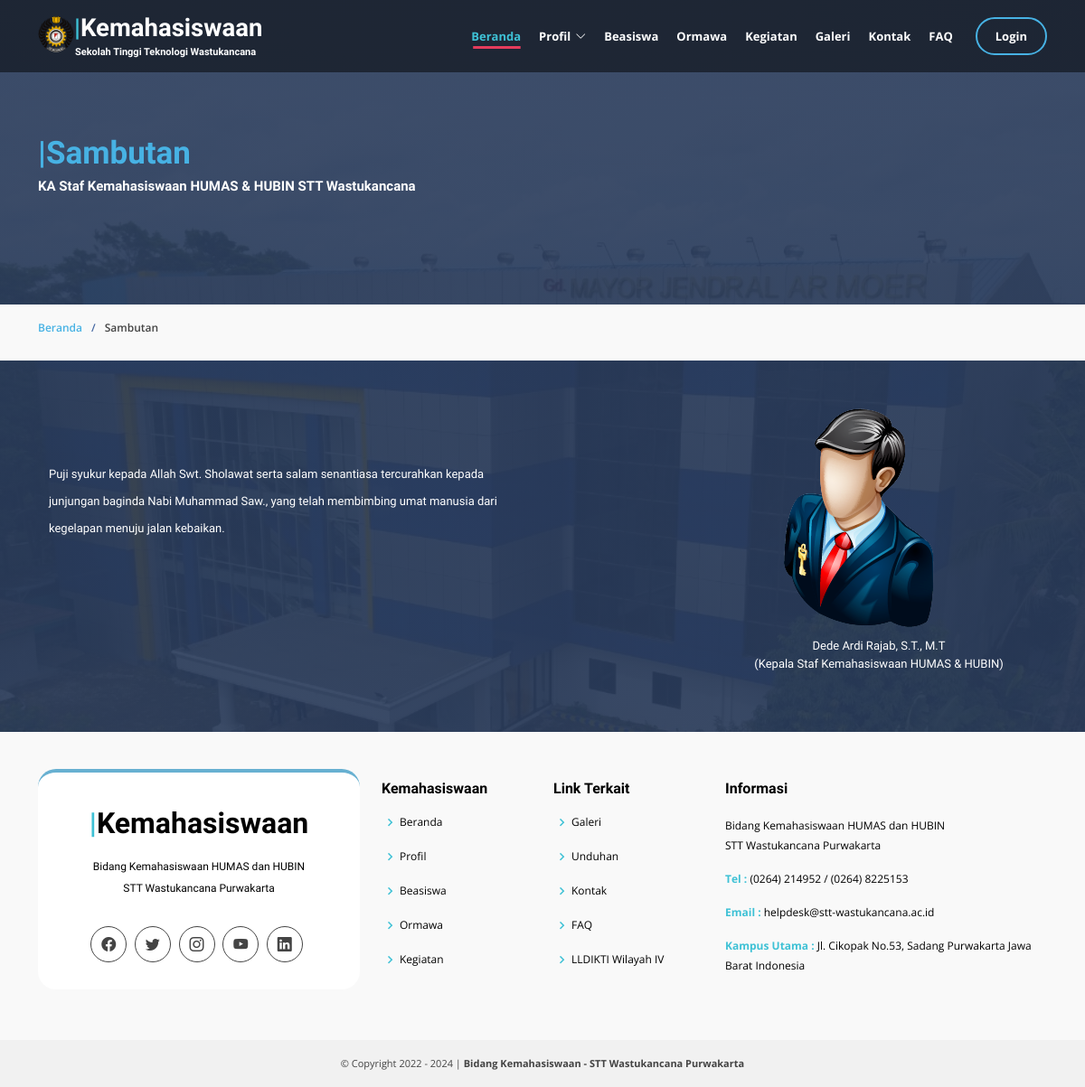
/index.php/sambutan, run on the app's committed database.
### tables this page shows
CREATE TABLE `sambutan` (
  `id_sambutan` int(11) NOT NULL,
  `nama` varchar(100) NOT NULL,
  `sambutan` text NOT NULL,
  `foto` varchar(255) NOT NULL,
  `tanggal` timestamp NOT NULL DEFAULT current_timestamp() ON UPDATE current_timestamp()
);

### application/controllers/Sambutan.php (called while the page is built, shortened)
<?php
class Sambutan extends CI_Controller {
	function __construct() {
        $this->load->model('m_post');
    }
	public function index()
	{
		$data['sambutan']=$this->m_post->get_data_sambutan_post();
		$this->load->view('profil/v_sambutan', $data);
	}
}

### index.php (called while the page is built, shortened)
<?php
require_once BASEPATH.'core/CodeIgniter.php';

### application/models/m_post.php (called while the page is built, shortened)
<?php
class M_post extends CI_Model{
	public function get_data_sambutan_post()
	{
		$data=$this->db->query("SELECT id_sambutan,nama,sambutan,foto,tanggal AS tanggal,foto,sambutan,nama FROM sambutan ORDER BY id_sambutan DESC limit 1");
		return $data;
	}
}
?>

### application/views/profil/v_sambutan.php (the view, shortened to what this page needs)
?><!DOCTYPE html>
<html lang="en">
<head>
</head>
<body>
    <section id="cta" class="cta">
      <div class="container" data-aos="zoom-in">
        <div class="row">
          <div class="col-lg-9 text-center text-lg-start">
            <h2><a href="#"><span>|</span>Sambutan</a></h2>
            <h3>KA Staf Kemahasiswaan HUMAS & HUBIN STT Wastukancana</h3>
          </div>
        </div>
      </div>
    </section>
    <section id="breadcrumbs" class="breadcrumbs">
      <div class="container"  data-aos="zoom-in">
        <ol>
          <li><a href="<?php echo base_url().'beranda'?>">Beranda</a></li>
          <li>Sambutan</li>
        </ol>
      </div>
    </section>
    <section id="ctaa" class="ctaa">
      <div class="container" data-aos="zoom-in">
        <?php
          foreach ($sambutan->result_array() as $s) :
            $sambutan_nama=$s['nama'];
            $sambutan_isi=$s['sambutan'];
            $sambutan_foto=$s['foto'];
        ?>
        <div class="container">
          <div class="row">
            <div class="col-lg-8 pt-5 pt-lg-0 order-2 order-lg-1 d-flex flex-column justify-content-center" data-aos="fade-up" data-aos-delay="400">
              <h5><?php echo $sambutan_isi;?></h5>
            </div>
            <div class="col-lg-4 order-1 order-lg-2 hero-img" data-aos="fade-left" data-aos-delay="200">
              <center><img src="<?php echo base_url().'theme/assets/img/hero/'.$sambutan_foto;?>" class="img-fluid animated" alt="">
              <h6><?php echo $sambutan_nama;?>
              <br>(Kepala Staf Kemahasiswaan HUMAS & HUBIN)</h6></center>
            </div>
          </div>
        </div>
      <?php endforeach;?>
      </div>
    </section>
</body>
</html>

### theme/assets/css/variables.css (style rules this page uses)
:root { --font-default: 'Open Sans', system-ui, -apple-system, "Segoe UI", Roboto, "Helvetica Neue", Arial, "Noto Sans", "Liberation Sans", sans-serif, "Apple Color Emoji", "Segoe UI Emoji", "Segoe UI Symbol", "Noto Color Emoji"; --font-primary: 'Source Sans Pro', sans-serif; --font-secondary: 'Poppins', sans-serif; --color-default: #1a1f24; --color-default-rgb: 26, 31, 36; --color-links: #0ea2bd; --color-links-hover: #1ec3e0; --color-primary: #0ea2bd; --color-primary-light: #1ec3e0; --color-primary-dark: #0189a1; --color-primary-rgb: 14, 162, 189; --color-primary-light-rgb: 30, 195, 224; --color-primary-dark-rgb: 1, 137, 161; --color-secondary: #485664; --color-secondary-light: #8f9fae; --color-secondary-dark: #3a4753; --color-secondary-rgb: 72, 86, 100; --color-secondary-light-rgb: 143, 159, 174; --color-secondary-dark-rgb: 58, 71, 83; --color-blue: #0d6efd; --color-blue-rgb: 13, 110, 253; --color-indigo: #6610f2; --color-indigo-rgb: 102, 16, 242; --color-purple: #6f42c1; --color-purple-rgb: 111, 66, 193; --color-pink: #f3268c; --color-pink-rgb: 243, 38, 140; --color-red: #df1529; --color-red-rgb: 223, 21, 4; --color-orange: #fd7e14; --color-orange-rgb: 253, 126, 20; --color-yellow: #ffc107; --color-yellow-rgb: 255, 193, 7; --color-green: #059652; --color-green-rgb: 5, 150, 82; --color-teal: #20c997; --color-teal-rgb: 32, 201, 151; --color-cyan: #0dcaf0; --color-cyan-rgb: 13, 202, 240; --color-white: #ffffff; --color-white-rgb: 255, 255, 255; --color-gray: #6c757d; --color-gray-rgb: 108, 117, 125; --color-black: #000000; --color-black-rgb: 0, 0, 0; }
:root { --bs-blue: var(--color-blue); --bs-indigo: var(--color-indigo); --bs-purple: var(--color-purple); --bs-pink: var(--color-pink); --bs-red: var(--color-red); --bs-orange: var(--color-orange); --bs-yellow: var(--color-yellow); --bs-green: var(--color-green); --bs-teal: var(--color-teal); --bs-cyan: var(--color-cyan); --bs-white: var(--color-white); --bs-gray: var(--color-gray); --bs-gray-dark: #343a40; --bs-gray-100: #f8f9fa; --bs-gray-200: #e9ecef; --bs-gray-300: #dee2e6; --bs-gray-400: #ced4da; --bs-gray-500: #adb5bd; --bs-gray-600: #6c757d; --bs-gray-700: #495057; --bs-gray-800: #343a40; --bs-gray-900: #212529; --bs-primary: var(--color-blue); --bs-secondary: var(--color-blue); --bs-success: #198754; --bs-info: #0dcaf0; --bs-warning: #ffc107; --bs-danger: #dc3545; --bs-light: #f8f9fa; --bs-dark: #212529; --bs-primary-rgb: var(--color-primary-rgb); --bs-secondary-rgb: var(--color-secondary-rgb); --bs-success-rgb: 25, 135, 84; --bs-info-rgb: 13, 202, 240; --bs-warning-rgb: 255, 193, 7; --bs-danger-rgb: 220, 53, 69; --bs-light-rgb: 248, 249, 250; --bs-dark-rgb: 33, 37, 41; --bs-white-rgb: var(--color-white-rgb); --bs-black-rgb: var(--color-black-rgb); --bs-body-color-rgb: var(--color-default-rgb); --bs-body-bg-rgb: 255, 255, 255; --bs-font-sans-serif: var(--font-default); --bs-font-monospace: SFMono-Regular, Menlo, Monaco, Consolas, "Liberation Mono", "Courier New", monospace; --bs-gradient: linear-gradient(180deg, rgba(255, 255, 255, 0.15), rgba(255, 255, 255, 0)); --bs-body-font-family: var(--font-default); --bs-body-font-size: 1rem; --bs-body-font-weight: 400; --bs-body-line-height: 1.5; --bs-body-color: var(--color-default); --bs-body-bg: #fff; }

### theme/assets/css/style1.css (style rules this page uses)
html, body { height: 100%; }
img { max-width: 100%; height: auto; }
p { margin: 0 0 15px; color: #444; }
h1, h2, h3, h4, h5, h6 { font-family: 'Raleway', sans-serif; margin: 0 0 15px; color: #444; font-weight: 500; }
h2 { font-size: 38px; line-height: 40px; }
h3 { font-size: 30px; line-height: 32px; }
h5 { font-size: 20px; line-height: 22px; }
h6 { font-size: 16px; line-height: 20px; }
a { transition: all 0.3s ease 0s; text-decoration: none; }
body { background: #fff none repeat scroll 0 0; color: #444; font-family: 'Open Sans', sans-serif; font-size: 14px; text-align: left; overflow-x: hidden; line-height: 22px; }
section { padding: 60px 0; overflow: hidden; }

### data on the page
sambutan: sambutan "Puji syukur kepada Allah Swt. Sholawat serta salam senantiasa tercurahkan kepada junjungan baginda Nabi Muhammad Saw., yang telah membimbing umat manusia dari kegelapan menuju jalan kebaikan.", foto (picture), nama "Dede Ardi Rajab, S.T., M.T"
